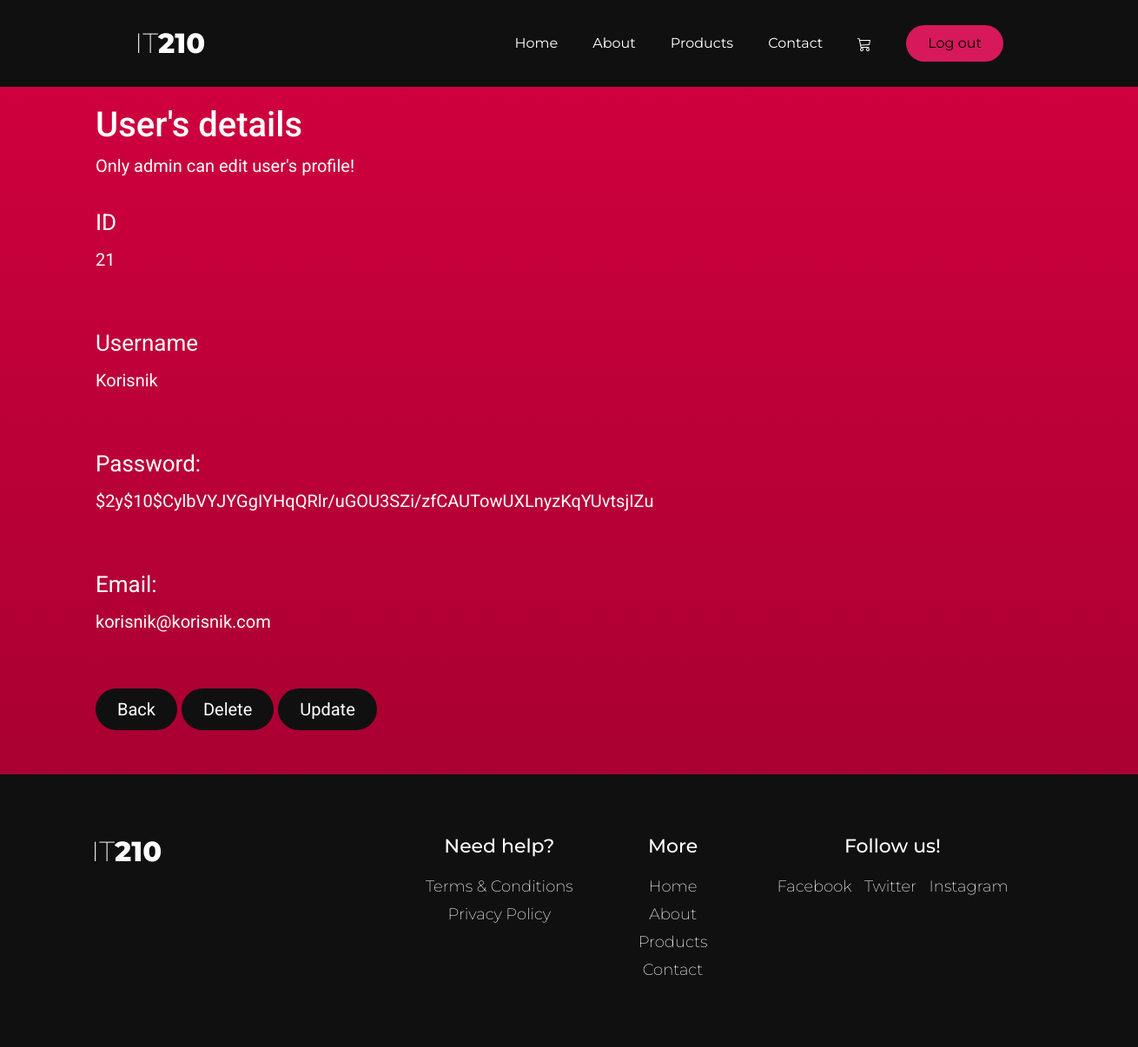
Screenshot of /crud/read.php?id=21 (signed in) with the database file from the repository.
### tables this page shows
CREATE TABLE `korisnici` (
  `id` int(11) UNSIGNED NOT NULL,
  `username` varchar(255) NOT NULL,
  `email` text NOT NULL,
  `password` varchar(255) NOT NULL,
  `role_id` int(11) UNSIGNED NOT NULL
);

### crud/read.php (the view, shortened to what this page needs)
<?php
require_once('../header.php');
if(isset($_SESSION["role"]) && !empty($_SESSION["role"]) && $_SESSION['role'] === 1){
if(isset($_GET['id']) && !empty(trim($_GET['id']))){
    require_once '../dbutil/dbConnection.php';
    $sql = "SELECT * FROM korisnici WHERE id = ?";
    if($stmt = mysqli_prepare($conn, $sql)){
        mysqli_stmt_bind_param($stmt, "i", $param_id);
        if(mysqli_stmt_execute($stmt)){
            $result = mysqli_stmt_get_result($stmt);
            if(mysqli_num_rows($result) == 1){
                $row = mysqli_fetch_array($result);
            }
        }
    }
} else {
    header("location:../index.php");
    exit();
}
?>
<link rel="stylesheet" href="../style.css" type="text/css">
</head>
<body>
<div class="wrapper">
    <div class="container">
        <div class="container-fluid">
            <div class="page-header clearfix">
                <h2>User's details</h2>
                <p>Only admin can edit user's profile!</p>
            </div>
            <div class="form-group">
                <label>ID</label>
                <p class="form-control-static"><?php echo $row['id'];?></p>
            </div>
            <div class="form-group">
                <label>Username</label>
                <p class="form-control-static"><?php echo $row['username'];?></p>
            </div>
            <div class="form-group">
                <label>Password:</label>
                <p class="form-control-static"><?php echo $row['password'];?></p>
            </div>
            <div class="form-group">
                <label>Email:</label>
                <p class="form-control-static"><?php echo $row['email'];?></p>
            </div>
            <p>
                <a href="../details.php"><button class="button btn-read-more" type="button">Back</button></a>
                <a href="delete.php"><button class="button btn-read-more" type="button">Delete</button></a>
                <a href='update.php'><button class="button btn-read-more" type="button">Update</button></a>
            </p>
        </div>
    </div>
</div>
<?php
require_once ('../footer.php');
} else {
    header("location: index.php" );
    exit();
}
?>
</body>
</html>

### style.css (style rules this page uses)
* { margin: 0; padding: 0; list-style: none; text-decoration: none !important; box-sizing: border-box; }
button { padding: 9px 25px; background-color: rgba(215, 25, 91, 1); border: none; border-radius: 50px; cursor: pointer; transition: all 0.3s ease 0s; }
.wrapper { height: 100%; width: 1300px; margin: 0 auto; padding: 10px; position: relative; }
.container { height: 100%; width: 1150px; margin: 0 auto; padding: 10px; position: relative; }
h2 { font-size: 40px; font-family: 'Roboto'; color: white; }
p { font-size: 20px; font-family: 'Roboto'; color: white; }
.btn-read-more { margin: 15px auto; background-color: #101010; color: white; }
.form-group { padding: 15px 0; }
.form-group label { color: white; font-family: 'Roboto'; font-size: 26px; }

### rows the page displays
korisnici: id "21", username "Korisnik", password "$2y$10$CylbVYJYGgIYHqQRlr/uGOU3SZi/zfCAUTowUXLnyzKqYUvtsjIZu", email "korisnik@korisnik.com"
